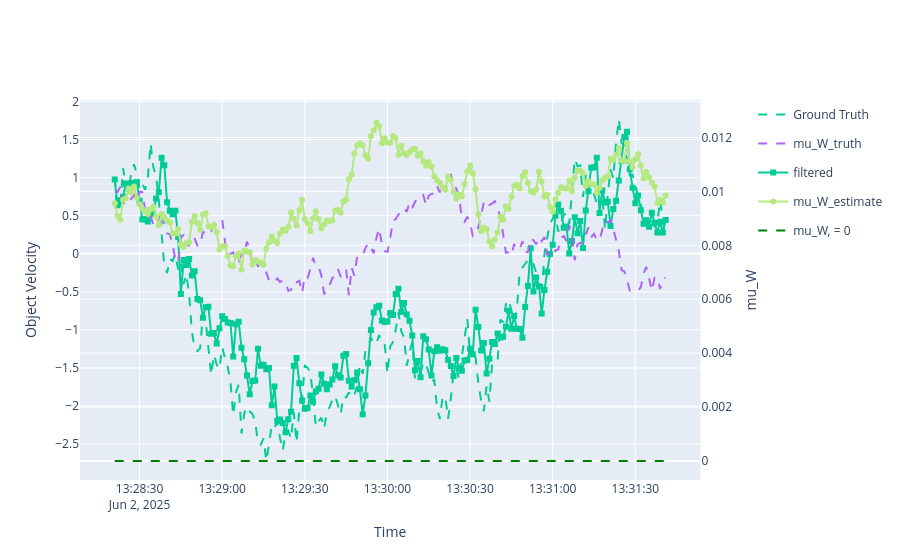

This figure's notebook cell:
### Code cell
velocity_plotter.plot_tracks(track,[1],label='filtered', line=dict(color='#00CC96'))
velocity_plotter.plot_tracks(mu_W_estimate,[0],secondary_y=True,label='mu_W_estimate',line=dict(color='#B6E880'))
velocity_plotter.fig

### Figure 1 — Plotly figure (JSON) as saved in the notebook; plotly's stock layout.template omitted (floating-point values rounded to 4 significant figures; data arrays with more than 128 entries replaced by an {"elided": "..."} marker saying what was removed)
{"data": [{"line": {"color": "green", "dash": "dash"}, "name": "mu_W, = 0", "type": "scatter", "x": {"elided": "201 str values"}, "xaxis": "x", "y": {"elided": "201 int values"}, "yaxis": "y2"}, {"legendgroup": "Ground Truth", "legendrank": 100, "line": {"dash": "dash"}, "mode": "lines", "name": "Ground Truth", "showlegend": true, "text": {"elided": "201 str values"}, "type": "scatter", "x": {"elided": "201 str values"}, "y": {"elided": "201 float values"}}, {"legendgroup": "mu_W_truth", "legendrank": 100, "line": {"dash": "dash"}, "mode": "lines", "name": "mu_W_truth", "showlegend": true, "text": {"elided": "201 str values"}, "type": "scatter", "x": {"elided": "201 str values"}, "xaxis": "x", "y": {"elided": "201 float values"}, "yaxis": "y2"}, {"legendgroup": "filtered", "legendrank": 300, "line": {"color": "#00CC96"}, "marker": {"symbol": {"elided": "201 str values"}}, "mode": "markers+lines", "name": "filtered", "showlegend": true, "text": {"elided": "201 str values"}, "type": "scatter", "x": {"elided": "201 str values"}, "y": {"elided": "201 float values"}}, {"legendgroup": "mu_W_estimate", "legendrank": 300, "line": {"color": "#B6E880"}, "marker": {"symbol": {"elided": "201 str values"}}, "mode": "markers+lines", "name": "mu_W_estimate", "showlegend": true, "text": {"elided": "201 str values"}, "type": "scatter", "x": {"elided": "201 str values"}, "xaxis": "x", "y": {"elided": "201 float values"}, "yaxis": "y2"}], "layout": {"colorway": ["#EF553B", "#00CC96", "#AB63FA", "#FFA15A", "#19D3F3", "#FF6692", "#B6E880", "#FF97FF", "#FECB52"], "xaxis": {"anchor": "y", "domain": [0, 0.94], "title": {"text": "Time"}}, "yaxis": {"anchor": "x", "domain": [0, 1], "title": {"text": "Object Velocity"}}, "yaxis2": {"anchor": "x", "overlaying": "y", "side": "right", "title": {"text": "mu_W"}}}}
